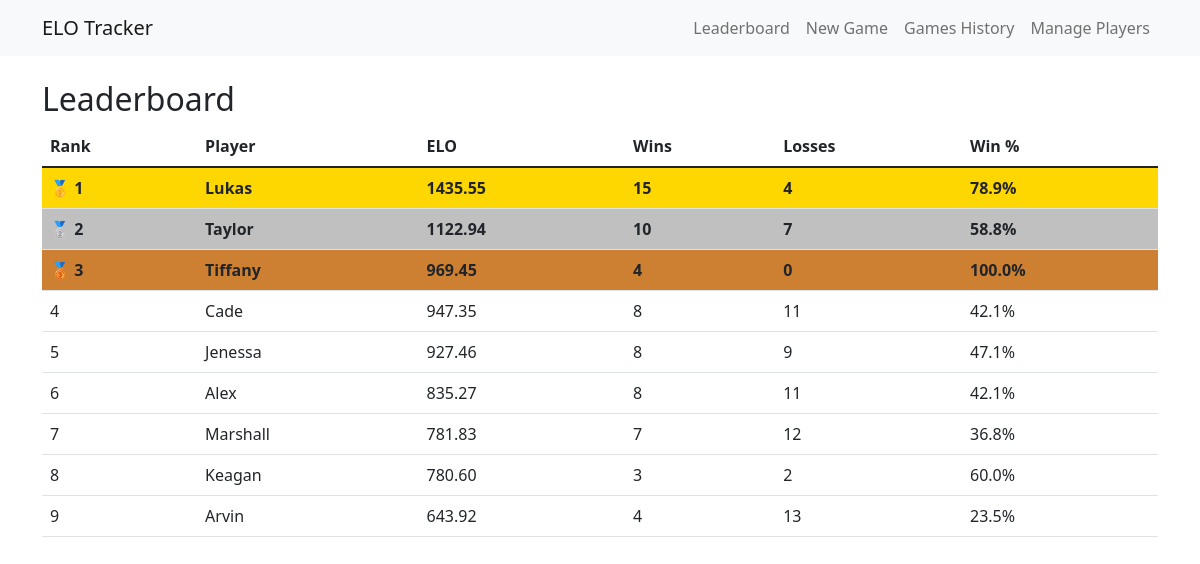
The page / on the database its author committed.
### models.py (models this page shows)
class Player(db.Model):
    id = db.Column(db.Integer, primary_key=True)
    name = db.Column(db.String(80), unique=True, nullable=False)
    elo = db.Column(db.Float, default=1000)
    starting_elo = db.Column(db.Float, default=1000)

### app.py (the view)
@app.route('/')
def index():
    players = Player.query.order_by(Player.elo.desc()).all()
    player_stats = {}
    games = Game.query.all()
    for player in players:
        player_stats[player.id] = {'wins': 0, 'losses': 0, 'win_pct': 0}
    for game in games:
        team1_ids = [int(pid) for pid in game.team1_players.split(',')]
        team2_ids = [int(pid) for pid in game.team2_players.split(',')]
        if game.winner == 1:
            for player_id in team1_ids:
                if player_id in player_stats:
                    player_stats[player_id]['wins'] += 1
            for player_id in team2_ids:
                if player_id in player_stats:
                    player_stats[player_id]['losses'] += 1
        elif game.winner == 2:
            for player_id in team1_ids:
                if player_id in player_stats:
                    player_stats[player_id]['losses'] += 1
            for player_id in team2_ids:
                if player_id in player_stats:
                    player_stats[player_id]['wins'] += 1
    for player_id, stats in player_stats.items():
        total_games = stats['wins'] + stats['losses']
        if total_games > 0:
            stats['win_pct'] = (stats['wins'] / total_games) * 100
        else:
            stats['win_pct'] = 0
        stats['win_pct'] = round(stats['win_pct'], 1)
    return render_template('leaderboard.html', players=players, player_stats=player_stats)

### templates/leaderboard.html
{% extends "base.html" %}
{% block content %}
<h2>Leaderboard</h2>
<table class="table">
    <thead>
        <tr>
            <th>Rank</th>
            <th>Player</th>
            <th>ELO</th>
            <th>Wins</th>
            <th>Losses</th>
            <th>Win %</th>
        </tr>
    </thead>
    <tbody>
        {% for player in players %}
        <tr class="{% if loop.index == 1 %}gold-rank{% elif loop.index == 2 %}silver-rank{% elif loop.index == 3 %}bronze-rank{% endif %}">
            <td>
                {% if loop.index == 1 %}
                    🥇 1
                {% elif loop.index == 2 %}
                    🥈 2
                {% elif loop.index == 3 %}
                    🥉 3
                {% else %}
                    {{ loop.index }}
                {% endif %}
            </td>
            <td>{{ player.name }}</td>
            <td>{{ "%.2f"|format(player.elo) }}</td>
            <td>{{ player_stats[player.id]['wins'] }}</td>
            <td>{{ player_stats[player.id]['losses'] }}</td>
            <td>{{ player_stats[player.id]['win_pct'] }}%</td>
        </tr>
        {% endfor %}
    </tbody>
</table>
{% endblock %}

### templates/base.html (shortened to what this page needs)
<!DOCTYPE html>
<html>
<head>
    <link href="https://cdn.jsdelivr.net/npm/bootstrap@5.1.3/dist/css/bootstrap.min.css" rel="stylesheet">
    <link rel="stylesheet" href="https://code.jquery.com/ui/1.13.1/themes/base/jquery-ui.css">
</head>
<body>
    <nav class="navbar navbar-expand-lg navbar-light bg-light">
        <div class="container">
            <a class="navbar-brand" href="/">ELO Tracker</a>
            <div class="navbar-nav">
                <a class="nav-link" href="/">Leaderboard</a>
                <a class="nav-link" href="/new_game">New Game</a>
                <a class="nav-link" href="/games">Games History</a>
                <a class="nav-link" href="/manage_players">Manage Players</a>
            </div>
        </div>
    </nav>
    <div class="container mt-4">
        {% block content %}{% endblock %}
    </div>
</body>
</html>

### templates/base.html (style rules this page uses)
.gold-rank { background-color: #FFD700 !important; font-weight: bold; }
.silver-rank { background-color: #C0C0C0 !important; font-weight: bold; }
.bronze-rank { background-color: #CD7F32 !important; font-weight: bold; }

### rows shown on the page
Player: shows "🥇 1", name "Lukas", elo "1435.55", player_stats "15", player_stats "4", player_stats "78.9"
Player: shows "🥈 2", name "Taylor", elo "1122.94", player_stats "10", player_stats "7", player_stats "58.8"
Player: shows "🥉 3", name "Tiffany", elo "969.45", player_stats "4", player_stats "0", player_stats "100.0"
Player: name "Cade", elo "947.35", player_stats "8", player_stats "11", player_stats "42.1"
Player: name "Jenessa", elo "927.46", player_stats "8", player_stats "9", player_stats "47.1"
Player: name "Alex", elo "835.27", player_stats "8", player_stats "11", player_stats "42.1"
Player: name "Marshall", elo "781.83", player_stats "7", player_stats "12", player_stats "36.8"
Player: name "Keagan", elo "780.60", player_stats "3", player_stats "2", player_stats "60.0"
Player: name "Arvin", elo "643.92", player_stats "4", player_stats "13", id "23.5"
